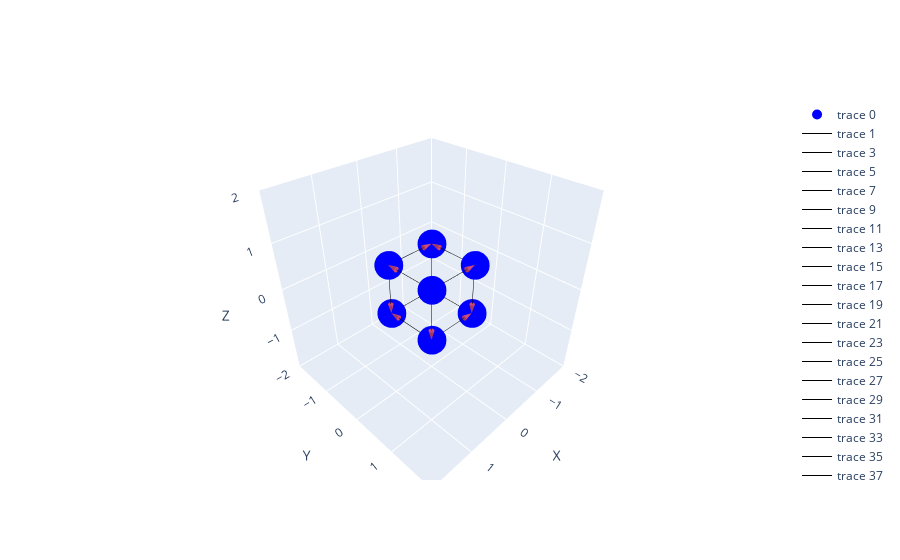

This figure's notebook cell:
### Markdown cell above
### Basic 3D cube visualization

### Code cell
#Import libraries
import networkx as nx
import plotly.graph_objects as go
import numpy as np
from lxml import etree

#Create a directed Graph object
G = nx.DiGraph()

#Define dimensions of the Hypercube
length, width, depth = 2,2,2

for i in range(length):
    for j in range(width):
        for k in range(depth):
            new_edge = (i,j,k)
            G.add_node(new_edge)

            #connect horizontally
            if (i + 1 < length):
                G.add_edge(new_edge, (i+1,j,k)) #send
                G.add_edge((i+1,j,k), new_edge) #receive
            
            #connect vertically
            if (j + 1 < width):
                G.add_edge((i,j+1,k), new_edge) #send
                G.add_edge(new_edge, (i,j+1,k)) #receive
                
            #connect depth wise
            if (k + 1 < depth):
                G.add_edge((i,j,k+1), new_edge) #send
                G.add_edge(new_edge, (i,j,k+1)) #receive

#Steps for plotting onto Plotly
"""
    Nodes Logic
"""
nodes = np.array(G.nodes())
scatter = go.Scatter3d(
    x=nodes[:, 0], y=nodes[:, 1], z=nodes[:, 2],
    mode='markers',
    marker=dict(size=10, color='blue')
)

"""
    Edge Logic
"""
edges = []
node1, node2 = None, None
for edge in G.edges():
    for node in enumerate(G.nodes()):
        if (node[1] == edge[0]):
            node1 = node[0]
        elif (node[1] == edge[1]):
            node2 = node[0]
    edges.append((node1, node2))

"""
    Arrow Logic
"""
arrows = []
for edge in edges:
    start_node = nodes[edge[0]]
    end_node = nodes[edge[1]]

    # Line for the arrow shaft
    line = go.Scatter3d(
        x=[start_node[0], end_node[0]],
        y=[start_node[1], end_node[1]],
        z=[start_node[2], end_node[2]],
        mode='lines',
        line=dict(color='black', width=1)
    )
    
    # Add an arrowhead as a cone at the end of each edge
    arrow = go.Cone(
        x=[end_node[0]], y=[end_node[1]], z=[end_node[2]], 
        u=[end_node[0] - start_node[0]],  
        v=[end_node[1] - start_node[1]],  
        w=[end_node[2] - start_node[2]],  
        sizemode="absolute",
        sizeref=0.2,  
        anchor="tip", 
        showscale=False,
        colorbar=None,   
        colorscale=None
    )
    
    # Add both the shaft and the arrowhead to the list
    arrows.append(line)
    arrows.append(arrow)

# Set up the layout for 3D view
layout = go.Layout(
    scene=dict(
        xaxis=dict(range=[-2, 2], title='X'),
        yaxis=dict(range=[-2, 2], title='Y'),
        zaxis=dict(range=[-2, 2], title='Z'),
        aspectratio=dict(x=1, y=1, z=1)
    )
)

# Create the figure with initial frames
fig = go.Figure(data=[scatter] + arrows, layout=layout)

fig.show()

### Figure 1 — Plotly figure (JSON) as saved in the notebook; plotly's stock layout.template omitted (floating-point values rounded to 4 significant figures)
{"data": [{"marker": {"color": "blue", "size": 10}, "mode": "markers", "type": "scatter3d", "x": [0, 1, 0, 0, 1, 0, 1, 1], "y": [0, 0, 1, 0, 0, 1, 1, 1], "z": [0, 0, 0, 1, 1, 1, 0, 1]}, {"line": {"color": "black", "width": 1}, "mode": "lines", "type": "scatter3d", "x": [0, 1], "y": [0, 0], "z": [0, 0]}, {"anchor": "tip", "showscale": false, "sizemode": "absolute", "sizeref": 0.2, "type": "cone", "u": [1], "v": [0], "w": [0], "x": [1], "y": [0], "z": [0]}, {"line": {"color": "black", "width": 1}, "mode": "lines", "type": "scatter3d", "x": [0, 0], "y": [0, 1], "z": [0, 0]}, {"anchor": "tip", "showscale": false, "sizemode": "absolute", "sizeref": 0.2, "type": "cone", "u": [0], "v": [1], "w": [0], "x": [0], "y": [1], "z": [0]}, {"line": {"color": "black", "width": 1}, "mode": "lines", "type": "scatter3d", "x": [0, 0], "y": [0, 0], "z": [0, 1]}, {"anchor": "tip", "showscale": false, "sizemode": "absolute", "sizeref": 0.2, "type": "cone", "u": [0], "v": [0], "w": [1], "x": [0], "y": [0], "z": [1]}, {"line": {"color": "black", "width": 1}, "mode": "lines", "type": "scatter3d", "x": [1, 0], "y": [0, 0], "z": [0, 0]}, {"anchor": "tip", "showscale": false, "sizemode": "absolute", "sizeref": 0.2, "type": "cone", "u": [-1], "v": [0], "w": [0], "x": [0], "y": [0], "z": [0]}, {"line": {"color": "black", "width": 1}, "mode": "lines", "type": "scatter3d", "x": [1, 1], "y": [0, 1], "z": [0, 0]}, {"anchor": "tip", "showscale": false, "sizemode": "absolute", "sizeref": 0.2, "type": "cone", "u": [0], "v": [1], "w": [0], "x": [1], "y": [1], "z": [0]}, {"line": {"color": "black", "width": 1}, "mode": "lines", "type": "scatter3d", "x": [1, 1], "y": [0, 0], "z": [0, 1]}, {"anchor": "tip", "showscale": false, "sizemode": "absolute", "sizeref": 0.2, "type": "cone", "u": [0], "v": [0], "w": [1], "x": [1], "y": [0], "z": [1]}, {"line": {"color": "black", "width": 1}, "mode": "lines", "type": "scatter3d", "x": [0, 0], "y": [1, 0], "z": [0, 0]}, {"anchor": "tip", "showscale": false, "sizemode": "absolute", "sizeref": 0.2, "type": "cone", "u": [0], "v": [-1], "w": [0], "x": [0], "y": [0], "z": [0]}, {"line": {"color": "black", "width": 1}, "mode": "lines", "type": "scatter3d", "x": [0, 1], "y": [1, 1], "z": [0, 0]}, {"anchor": "tip", "showscale": false, "sizemode": "absolute", "sizeref": 0.2, "type": "cone", "u": [1], "v": [0], "w": [0], "x": [1], "y": [1], "z": [0]}, {"line": {"color": "black", "width": 1}, "mode": "lines", "type": "scatter3d", "x": [0, 0], "y": [1, 1], "z": [0, 1]}, {"anchor": "tip", "showscale": false, "sizemode": "absolute", "sizeref": 0.2, "type": "cone", "u": [0], "v": [0], "w": [1], "x": [0], "y": [1], "z": [1]}, {"line": {"color": "black", "width": 1}, "mode": "lines", "type": "scatter3d", "x": [0, 0], "y": [0, 0], "z": [1, 0]}, {"anchor": "tip", "showscale": false, "sizemode": "absolute", "sizeref": 0.2, "type": "cone", "u": [0], "v": [0], "w": [-1], "x": [0], "y": [0], "z": [0]}, {"line": {"color": "black", "width": 1}, "mode": "lines", "type": "scatter3d", "x": [0, 1], "y": [0, 0], "z": [1, 1]}, {"anchor": "tip", "showscale": false, "sizemode": "absolute", "sizeref": 0.2, "type": "cone", "u": [1], "v": [0], "w": [0], "x": [1], "y": [0], "z": [1]}, {"line": {"color": "black", "width": 1}, "mode": "lines", "type": "scatter3d", "x": [0, 0], "y": [0, 1], "z": [1, 1]}, {"anchor": "tip", "showscale": false, "sizemode": "absolute", "sizeref": 0.2, "type": "cone", "u": [0], "v": [1], "w": [0], "x": [0], "y": [1], "z": [1]}, {"line": {"color": "black", "width": 1}, "mode": "lines", "type": "scatter3d", "x": [1, 0], "y": [0, 0], "z": [1, 1]}, {"anchor": "tip", "showscale": false, "sizemode": "absolute", "sizeref": 0.2, "type": "cone", "u": [-1], "v": [0], "w": [0], "x": [0], "y": [0], "z": [1]}, {"line": {"color": "black", "width": 1}, "mode": "lines", "type": "scatter3d", "x": [1, 1], "y": [0, 0], "z": [1, 0]}, {"anchor": "tip", "showscale": false, "sizemode": "absolute", "sizeref": 0.2, "type": "cone", "u": [0], "v": [0], "w": [-1], "x": [1], "y": [0], "z": [0]}, {"line": {"color": "black", "width": 1}, "mode": "lines", "type": "scatter3d", "x": [1, 1], "y": [0, 1], "z": [1, 1]}, {"anchor": "tip", "showscale": false, "sizemode": "absolute", "sizeref": 0.2, "type": "cone", "u": [0], "v": [1], "w": [0], "x": [1], "y": [1], "z": [1]}, {"line": {"color": "black", "width": 1}, "mode": "lines", "type": "scatter3d", "x": [0, 0], "y": [1, 0], "z": [1, 1]}, {"anchor": "tip", "showscale": false, "sizemode": "absolute", "sizeref": 0.2, "type": "cone", "u": [0], "v": [-1], "w": [0], "x": [0], "y": [0], "z": [1]}, {"line": {"color": "black", "width": 1}, "mode": "lines", "type": "scatter3d", "x": [0, 0], "y": [1, 1], "z": [1, 0]}, {"anchor": "tip", "showscale": false, "sizemode": "absolute", "sizeref": 0.2, "type": "cone", "u": [0], "v": [0], "w": [-1], "x": [0], "y": [1], "z": [0]}, {"line": {"color": "black", "width": 1}, "mode": "lines", "type": "scatter3d", "x": [0, 1], "y": [1, 1], "z": [1, 1]}, {"anchor": "tip", "showscale": false, "sizemode": "absolute", "sizeref": 0.2, "type": "cone", "u": [1], "v": [0], "w": [0], "x": [1], "y": [1], "z": [1]}, {"line": {"color": "black", "width": 1}, "mode": "lines", "type": "scatter3d", "x": [1, 0], "y": [1, 1], "z": [0, 0]}, {"anchor": "tip", "showscale": false, "sizemode": "absolute", "sizeref": 0.2, "type": "cone", "u": [-1], "v": [0], "w": [0], "x": [0], "y": [1], "z": [0]}, {"line": {"color": "black", "width": 1}, "mode": "lines", "type": "scatter3d", "x": [1, 1], "y": [1, 0], "z": [0, 0]}, {"anchor": "tip", "showscale": false, "sizemode": "absolute", "sizeref": 0.2, "type": "cone", "u": [0], "v": [-1], "w": [0], "x": [1], "y": [0], "z": [0]}, {"line": {"color": "black", "width": 1}, "mode": "lines", "type": "scatter3d", "x": [1, 1], "y": [1, 1], "z": [0, 1]}, {"anchor": "tip", "showscale": false, "sizemode": "absolute", "sizeref": 0.2, "type": "cone", "u": [0], "v": [0], "w": [1], "x": [1], "y": [1], "z": [1]}, {"line": {"color": "black", "width": 1}, "mode": "lines", "type": "scatter3d", "x": [1, 0], "y": [1, 1], "z": [1, 1]}, {"anchor": "tip", "showscale": false, "sizemode": "absolute", "sizeref": 0.2, "type": "cone", "u": [-1], "v": [0], "w": [0], "x": [0], "y": [1], "z": [1]}, {"line": {"color": "black", "width": 1}, "mode": "lines", "type": "scatter3d", "x": [1, 1], "y": [1, 0], "z": [1, 1]}, {"anchor": "tip", "showscale": false, "sizemode": "absolute", "sizeref": 0.2, "type": "cone", "u": [0], "v": [-1], "w": [0], "x": [1], "y": [0], "z": [1]}, {"line": {"color": "black", "width": 1}, "mode": "lines", "type": "scatter3d", "x": [1, 1], "y": [1, 1], "z": [1, 0]}, {"anchor": "tip", "showscale": false, "sizemode": "absolute", "sizeref": 0.2, "type": "cone", "u": [0], "v": [0], "w": [-1], "x": [1], "y": [1], "z": [0]}], "layout": {"scene": {"aspectratio": {"x": 1, "y": 1, "z": 1}, "xaxis": {"range": [-2, 2], "title": {"text": "X"}}, "yaxis": {"range": [-2, 2], "title": {"text": "Y"}}, "zaxis": {"range": [-2, 2], "title": {"text": "Z"}}}}}
